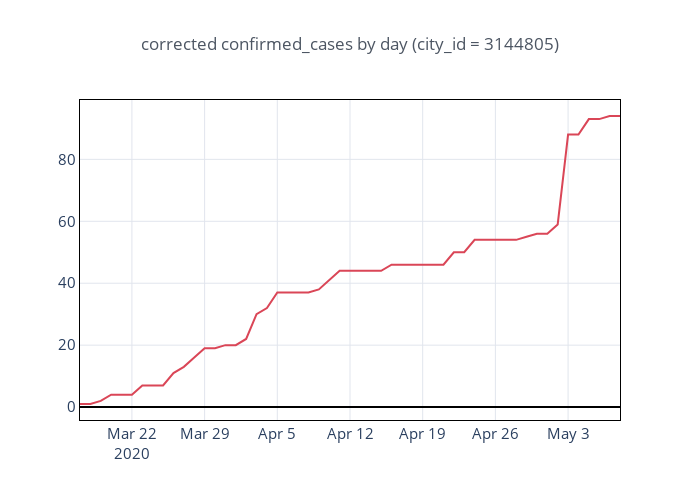

Notebook code for this chart:
### Code cell
df[df['city_id'] == 3144805].set_index('date')[col+'_corrected']\
                            .iplot(theme='custom', title='corrected {} by day (city_id = 3144805)'.format(col))

### Figure 1 — Plotly figure (JSON) as saved in the notebook; plotly's stock layout.template omitted (floating-point values rounded to 4 significant figures)
{"data": [{"line": {"color": "rgba(218, 70, 87, 1.0)", "dash": "solid", "shape": "linear", "width": 2}, "mode": "lines", "name": "confirmed_cases_corrected", "text": "", "type": "scatter", "x": ["2020-03-17", "2020-03-18", "2020-03-19", "2020-03-20", "2020-03-21", "2020-03-22", "2020-03-23", "2020-03-24", "2020-03-25", "2020-03-26", "2020-03-27", "2020-03-28", "2020-03-29", "2020-03-30", "2020-03-31", "2020-04-01", "2020-04-02", "2020-04-03", "2020-04-04", "2020-04-05", "2020-04-06", "2020-04-07", "2020-04-08", "2020-04-09", "2020-04-10", "2020-04-11", "2020-04-12", "2020-04-13", "2020-04-14", "2020-04-15", "2020-04-16", "2020-04-17", "2020-04-18", "2020-04-19", "2020-04-20", "2020-04-21", "2020-04-22", "2020-04-23", "2020-04-24", "2020-04-25", "2020-04-26", "2020-04-27", "2020-04-28", "2020-04-29", "2020-04-30", "2020-05-01", "2020-05-02", "2020-05-03", "2020-05-04", "2020-05-05", "2020-05-06", "2020-05-07", "2020-05-08"], "y": [1, 1, 2, 4, 4, 4, 7, 7, 7, 11, 13, 16, 19, 19, 20, 20, 22, 30, 32, 37, 37, 37, 37, 38, 41, 44, 44, 44, 44, 44, 46, 46, 46, 46, 46, 46, 50, 50, 54, 54, 54, 54, 54, 55, 56, 56, 59, 88, 88, 93, 93, 94, 94]}], "layout": {"height": 500, "legend": {"bgcolor": "#FFFFFF", "bordercolor": "#444444", "borderwidth": 0, "font": {"size": 12}, "itemclick": "toggle", "itemdoubleclick": "toggleothers", "itemsizing": "trace", "traceorder": "normal"}, "paper_bgcolor": "#FFFFFF", "plot_bgcolor": "#FFFFFF", "title": {"font": {"color": "#4D5663", "size": 17}, "text": "corrected confirmed_cases by day (city_id = 3144805)", "x": 0.5}, "width": 700, "xaxis": {"automargin": true, "gridcolor": "#E1E5ED", "linecolor": "#000000", "mirror": "ticks", "showline": true, "tickfont": {"size": 15}, "title": {"font": {"color": "#808080", "size": 16}, "text": ""}, "zerolinecolor": "#000000", "zerolinewidth": 2}, "yaxis": {"automargin": true, "gridcolor": "#E1E5ED", "linecolor": "#000000", "mirror": "ticks", "showline": true, "tickfont": {"size": 15}, "title": {"font": {"color": "#808080", "size": 16}, "text": ""}, "zerolinecolor": "#000000", "zerolinewidth": 2}}}
